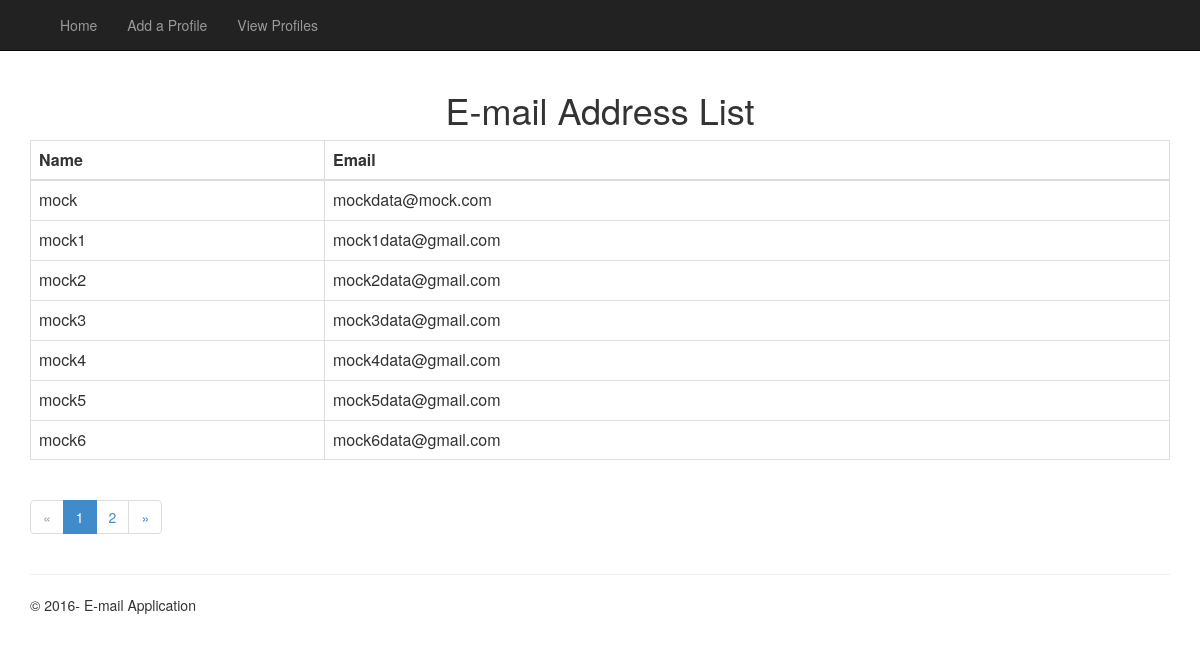
Page /list on the committed database.
### app/models.py (models this page shows, shortened)
class PersonInfo(models.Model):
    name = models.CharField(max_length=200)
    email_address = models.EmailField(unique=True,default="")

### app/views.py (the view)
# urls.py: url(r'^list', app.views.EmailListView.as_view(), name='list'),
class EmailListView(generic.ListView):
    model = PersonInfo
    template_name = 'app/list.html'
    paginate_by = 7
    queryset = PersonInfo.objects.all()
    def get_context_data(self, **kwargs):
        context = super(EmailListView, self).get_context_data(**kwargs)
        context.update({
            'title': 'List',
            'year':datetime.now().year,
        })
        return context

### app/templates/app/list.html
﻿{% extends "app/layout.html" %}
{% block content %}
<h1 class="text-center">E-mail Address List</h1>
<table class="table table-bordered">
    <thead>
      <tr>
        <th>Name</th>
        <th>Email</th>
      </tr>
    </thead>
    <tbody>
        {% for profile in object_list %}
        <tr>
              <td>{{ profile.name}}</td>
              <td>{{ profile.email_address}}</td>
        </tr>
    {% empty %}
       No email addresses yet.
        {% endfor %}
        </tbody>
</table>
{% if is_paginated %}
  <ul class="pagination">
	{% if page_obj.has_previous %}
	  <li><a href="?page={{ page_obj.previous_page_number }}">&laquo;</a></li>
	{% else %}
	  <li class="disabled"><span>&laquo;</span></li>
	{% endif %}
	{% for i in paginator.page_range %}
	  {% if page_obj.number == i %}
		<li class="active"><span>{{ i }} <span class="sr-only">(current)</span></span></li>
	  {% else %}
		<li><a href="?page={{ i }}">{{ i }}</a></li>
	  {% endif %}
	{% endfor %}
	{% if page_obj.has_next %}
	  <li><a href="?page={{ page_obj.next_page_number }}">&raquo;</a></li>
	{% else %}
	  <li class="disabled"><span>&raquo;</span></li>
	{% endif %}
  </ul>
{% endif %}
{% endblock %}

### app/templates/app/layout.html (shortened to what this page needs)
﻿<!DOCTYPE html>
<html>
<head>
    {% load staticfiles %}
    <link rel="stylesheet" type="text/css" href="{% static 'app/content/bootstrap.min.css' %}" />
    <link rel="stylesheet" type="text/css" href="{% static 'app/content/site.css' %}" />
</head>
<body>
      <div class="navbar navbar-inverse navbar-fixed-top">
        <div class="container">
            <div class="navbar-collapse collapse">
                <ul class="nav navbar-nav">
                    <li><a href="{% url 'home' %}">Home</a></li>
                    <li><a href="{% url 'add' %}">Add a Profile</a></li>
                    <li><a href="{% url 'list' %}">View Profiles</a></li>
                </ul>
            </div>
        </div>
    </div>
    <div class="container body-content">
{% block content %}{% endblock %}
        <hr/>
        <footer>
            <p>&copy; {{ year }}- E-mail Application</p>
        </footer>
    </div>
</body>
</html>

### app/static/app/content/site.css (style rules this page uses)
.body-content { padding-left: 15px; padding-right: 15px; }

### rows in the picture
PersonInfo: name "mock", email_address "mockdata@mock.com"
PersonInfo: name "mock1", email_address "mock1data@gmail.com"
PersonInfo: name "mock2", email_address "mock2data@gmail.com"
PersonInfo: name "mock3", email_address "mock3data@gmail.com"
PersonInfo: name "mock4", email_address "mock4data@gmail.com"
PersonInfo: name "mock5", email_address "mock5data@gmail.com"
PersonInfo: name "mock6", email_address "mock6data@gmail.com"

### other values in the picture
{{ i }} "1"
{{ i }} "2"
